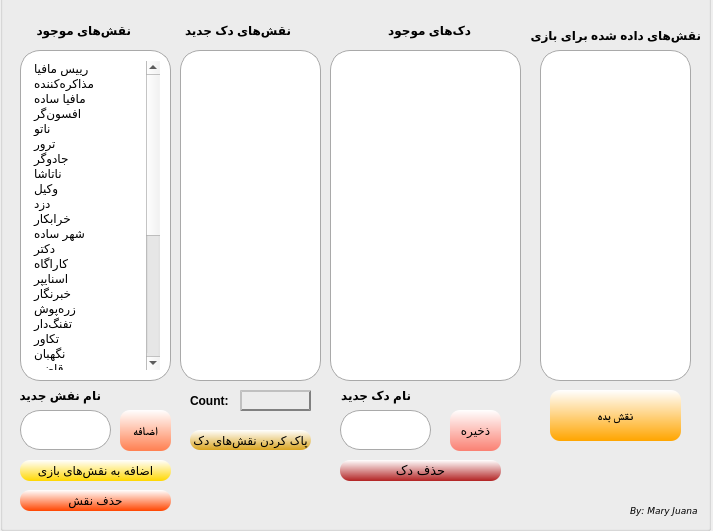
<?xml version="1.0" encoding="UTF-8"?>
<ui version="4.0">
 <class>Mafs</class>
 <widget class="QWidget" name="Mafs">
  <property name="geometry">
   <rect>
    <x>0</x>
    <y>0</y>
    <width>713</width>
    <height>531</height>
   </rect>
  </property>
  <property name="windowTitle">
   <string>Form</string>
  </property>
  <widget class="QGroupBox" name="mafsGB">
   <property name="geometry">
    <rect>
     <x>0</x>
     <y>-10</y>
     <width>711</width>
     <height>541</height>
    </rect>
   </property>
   <property name="font">
    <font>
     <pointsize>9</pointsize>
    </font>
   </property>
   <property name="title">
    <string/>
   </property>
   <widget class="QListWidget" name="availableRolesList">
    <property name="geometry">
     <rect>
      <x>20</x>
      <y>60</y>
      <width>151</width>
      <height>331</height>
     </rect>
    </property>
    <property name="styleSheet">
     <string notr="true">QListWidget{
background: white;
border: 1px solid darkgray;
border-radius: 20px;
padding: 10px;
}</string>
    </property>
    <item>
     <property name="text">
      <string>رییس مافیا</string>
     </property>
    </item>
    <item>
     <property name="text">
      <string>مذاکره‌کننده</string>
     </property>
    </item>
    <item>
     <property name="text">
      <string>مافیا ساده</string>
     </property>
    </item>
    <item>
     <property name="text">
      <string>افسون‌گر</string>
     </property>
    </item>
    <item>
     <property name="text">
      <string>ناتو</string>
     </property>
    </item>
    <item>
     <property name="text">
      <string>ترور</string>
     </property>
    </item>
    <item>
     <property name="text">
      <string>جادوگر</string>
     </property>
    </item>
    <item>
     <property name="text">
      <string>ناتاشا</string>
     </property>
    </item>
    <item>
     <property name="text">
      <string>وکیل</string>
     </property>
    </item>
    <item>
     <property name="text">
      <string>دزد</string>
     </property>
    </item>
    <item>
     <property name="text">
      <string>خرابکار</string>
     </property>
    </item>
    <item>
     <property name="text">
      <string>شهر ساده</string>
     </property>
    </item>
    <item>
     <property name="text">
      <string>دکتر</string>
     </property>
    </item>
    <item>
     <property name="text">
      <string>کاراگاه</string>
     </property>
    </item>
    <item>
     <property name="text">
      <string>اسنایپر</string>
     </property>
    </item>
    <item>
     <property name="text">
      <string>خبرنگار</string>
     </property>
    </item>
    <item>
     <property name="text">
      <string>زره‌پوش</string>
     </property>
    </item>
    <item>
     <property name="text">
      <string>تفنگ‌دار</string>
     </property>
    </item>
    <item>
     <property name="text">
      <string>تکاور</string>
     </property>
    </item>
    <item>
     <property name="text">
      <string>نگهبان</string>
     </property>
    </item>
    <item>
     <property name="text">
      <string>قاضی</string>
     </property>
    </item>
    <item>
     <property name="text">
      <string>کابوی</string>
     </property>
    </item>
    <item>
     <property name="text">
      <string>آهنگر</string>
     </property>
    </item>
    <item>
     <property name="text">
      <string>ساقی</string>
     </property>
    </item>
    <item>
     <property name="text">
      <string>گورکن</string>
     </property>
    </item>
    <item>
     <property name="text">
      <string>کشیش</string>
     </property>
    </item>
    <item>
     <property name="text">
      <string>مسیح</string>
     </property>
    </item>
    <item>
     <property name="text">
      <string>ماسون</string>
     </property>
    </item>
    <item>
     <property name="text">
      <string>تایلر</string>
     </property>
    </item>
    <item>
     <property name="text">
      <string>پرستار</string>
     </property>
    </item>
    <item>
     <property name="text">
      <string>انگل</string>
     </property>
    </item>
    <item>
     <property name="text">
      <string>دلقک</string>
     </property>
    </item>
    <item>
     <property name="text">
      <string>قلدر</string>
     </property>
    </item>
    <item>
     <property name="text">
      <string>هفت‌تیرکش</string>
     </property>
    </item>
    <item>
     <property name="text">
      <string>سایه</string>
     </property>
    </item>
   </widget>
   <widget class="QLabel" name="deviceTypeLabel">
    <property name="geometry">
     <rect>
      <x>30</x>
      <y>30</y>
      <width>101</width>
      <height>21</height>
     </rect>
    </property>
    <property name="font">
     <font>
      <pointsize>9</pointsize>
      <weight>75</weight>
      <bold>true</bold>
     </font>
    </property>
    <property name="text">
     <string>نقش‌های موجود</string>
    </property>
   </widget>
   <widget class="QLabel" name="deviceTypeLabel_2">
    <property name="geometry">
     <rect>
      <x>180</x>
      <y>30</y>
      <width>111</width>
      <height>21</height>
     </rect>
    </property>
    <property name="font">
     <font>
      <pointsize>9</pointsize>
      <weight>75</weight>
      <bold>true</bold>
     </font>
    </property>
    <property name="text">
     <string>نقش‌های دک جدید</string>
    </property>
   </widget>
   <widget class="QListWidget" name="generatedRoleList">
    <property name="geometry">
     <rect>
      <x>540</x>
      <y>60</y>
      <width>151</width>
      <height>331</height>
     </rect>
    </property>
    <property name="styleSheet">
     <string notr="true">QListWidget{
background: white;
border: 1px solid darkgray;
border-radius: 20px;
padding: 10px;
}</string>
    </property>
   </widget>
   <widget class="QPushButton" name="saveDeckPB">
    <property name="geometry">
     <rect>
      <x>450</x>
      <y>420</y>
      <width>51</width>
      <height>41</height>
     </rect>
    </property>
    <property name="styleSheet">
     <string notr="true">QPushButton{
background:  rgb(232, 232, 232);
}

QPushButton{
background-color: qlineargradient(x1: 0, y1: 0, x2: 0, y2: 1, stop: 0 white, stop: 1 salmon);
border-width: 5px;
border-radius: 10px;
font: 75 bold 9pt &quot;Cambria&quot;;
}

QPushButton:pressed {
    background-color: rgb(111, 111, 111);
    border-style: inset;
}</string>
    </property>
    <property name="text">
     <string>ذخیره</string>
    </property>
   </widget>
   <widget class="QLabel" name="deviceTypeLabel_3">
    <property name="geometry">
     <rect>
      <x>370</x>
      <y>30</y>
      <width>101</width>
      <height>21</height>
     </rect>
    </property>
    <property name="font">
     <font>
      <pointsize>9</pointsize>
      <weight>75</weight>
      <bold>true</bold>
     </font>
    </property>
    <property name="text">
     <string>دک‌های موجود</string>
    </property>
   </widget>
   <widget class="QPushButton" name="genRolesPB">
    <property name="geometry">
     <rect>
      <x>550</x>
      <y>400</y>
      <width>131</width>
      <height>51</height>
     </rect>
    </property>
    <property name="font">
     <font>
      <family>Cambria</family>
      <pointsize>9</pointsize>
      <weight>75</weight>
      <italic>false</italic>
      <bold>true</bold>
     </font>
    </property>
    <property name="styleSheet">
     <string notr="true">QPushButton{
background:  rgb(232, 232, 232);
}

QPushButton{
background-color: qlineargradient(x1: 0, y1: 0, x2: 0, y2: 1, stop: 0 white, stop: 1 orange);
border-width: 5px;
border-radius: 10px;
font: 75 bold 9pt &quot;Cambria&quot;;
}

QPushButton:pressed {
    background-color: rgb(111, 111, 111);
    border-style: inset;
}</string>
    </property>
    <property name="text">
     <string>نقش بده</string>
    </property>
   </widget>
   <widget class="QLabel" name="deviceTypeLabel_4">
    <property name="geometry">
     <rect>
      <x>530</x>
      <y>30</y>
      <width>171</width>
      <height>31</height>
     </rect>
    </property>
    <property name="font">
     <font>
      <pointsize>9</pointsize>
      <weight>75</weight>
      <bold>true</bold>
     </font>
    </property>
    <property name="text">
     <string>نقش‌های داده شده برای بازی</string>
    </property>
   </widget>
   <widget class="QLabel" name="deviceTypeLabel_5">
    <property name="geometry">
     <rect>
      <x>190</x>
      <y>400</y>
      <width>41</width>
      <height>21</height>
     </rect>
    </property>
    <property name="font">
     <font>
      <pointsize>9</pointsize>
      <weight>75</weight>
      <bold>true</bold>
     </font>
    </property>
    <property name="text">
     <string>Count:</string>
    </property>
   </widget>
   <widget class="QLabel" name="deviceTypeLabel_6">
    <property name="geometry">
     <rect>
      <x>20</x>
      <y>395</y>
      <width>81</width>
      <height>21</height>
     </rect>
    </property>
    <property name="font">
     <font>
      <pointsize>9</pointsize>
      <weight>75</weight>
      <bold>true</bold>
     </font>
    </property>
    <property name="text">
     <string>نام نفش جدید</string>
    </property>
   </widget>
   <widget class="QLineEdit" name="newRoleTB">
    <property name="geometry">
     <rect>
      <x>20</x>
      <y>420</y>
      <width>91</width>
      <height>40</height>
     </rect>
    </property>
    <property name="font">
     <font>
      <pointsize>8</pointsize>
     </font>
    </property>
    <property name="styleSheet">
     <string notr="true">QLineEdit{
background: white;
border: 1px solid darkgray;
border-radius: 20px;
padding: 5px;
}</string>
    </property>
    <property name="alignment">
     <set>Qt::AlignLeading|Qt::AlignLeft|Qt::AlignVCenter</set>
    </property>
   </widget>
   <widget class="QPushButton" name="addRolePB">
    <property name="geometry">
     <rect>
      <x>120</x>
      <y>420</y>
      <width>51</width>
      <height>41</height>
     </rect>
    </property>
    <property name="font">
     <font>
      <family>Cambria</family>
      <pointsize>9</pointsize>
      <weight>75</weight>
      <italic>false</italic>
      <bold>true</bold>
     </font>
    </property>
    <property name="styleSheet">
     <string notr="true">QPushButton{
background:  rgb(232, 232, 232);
}

QPushButton{
background-color: qlineargradient(x1: 0, y1: 0, x2: 0, y2: 1, stop: 0 white, stop: 1 coral);
border-width: 5px;
border-radius: 10px;
font: 75 bold 9pt &quot;Cambria&quot;;
}

QPushButton:pressed {
    background-color: rgb(111, 111, 111);
    border-style: inset;
}</string>
    </property>
    <property name="text">
     <string>اضافه</string>
    </property>
   </widget>
   <widget class="QListWidget" name="selectedRoleList">
    <property name="geometry">
     <rect>
      <x>180</x>
      <y>60</y>
      <width>141</width>
      <height>331</height>
     </rect>
    </property>
    <property name="styleSheet">
     <string notr="true">QListWidget{
background: white;
border: 1px solid darkgray;
border-radius: 20px;
padding: 10px;
}</string>
    </property>
   </widget>
   <widget class="QLineEdit" name="deckNameTB">
    <property name="geometry">
     <rect>
      <x>340</x>
      <y>420</y>
      <width>91</width>
      <height>40</height>
     </rect>
    </property>
    <property name="font">
     <font>
      <pointsize>8</pointsize>
     </font>
    </property>
    <property name="styleSheet">
     <string notr="true">QLineEdit{
background: white;
border: 1px solid darkgray;
border-radius: 20px;
padding: 5px;
}</string>
    </property>
    <property name="alignment">
     <set>Qt::AlignLeading|Qt::AlignLeft|Qt::AlignVCenter</set>
    </property>
   </widget>
   <widget class="QLabel" name="deviceTypeLabel_7">
    <property name="geometry">
     <rect>
      <x>340</x>
      <y>395</y>
      <width>71</width>
      <height>21</height>
     </rect>
    </property>
    <property name="font">
     <font>
      <pointsize>9</pointsize>
      <weight>75</weight>
      <bold>true</bold>
     </font>
    </property>
    <property name="text">
     <string>نام دک جدید</string>
    </property>
   </widget>
   <widget class="QLabel" name="countLabel">
    <property name="geometry">
     <rect>
      <x>240</x>
      <y>400</y>
      <width>71</width>
      <height>21</height>
     </rect>
    </property>
    <property name="styleSheet">
     <string notr="true">QLabel{
border-style: outset;
border-width: 2px;
border-color: gray;
}</string>
    </property>
    <property name="text">
     <string>&lt;html&gt;&lt;head/&gt;&lt;body&gt;&lt;p&gt;&lt;br/&gt;&lt;/p&gt;&lt;/body&gt;&lt;/html&gt;</string>
    </property>
   </widget>
   <widget class="QListWidget" name="availableDecksList">
    <property name="geometry">
     <rect>
      <x>330</x>
      <y>60</y>
      <width>191</width>
      <height>331</height>
     </rect>
    </property>
    <property name="styleSheet">
     <string notr="true">QListWidget{
background: white;
border: 1px solid darkgray;
border-radius: 20px;
padding: 10px;
}</string>
    </property>
   </widget>
   <widget class="QLabel" name="deviceTypeLabel_8">
    <property name="geometry">
     <rect>
      <x>630</x>
      <y>510</y>
      <width>81</width>
      <height>21</height>
     </rect>
    </property>
    <property name="font">
     <font>
      <family>Verdana</family>
      <pointsize>7</pointsize>
      <italic>true</italic>
     </font>
    </property>
    <property name="styleSheet">
     <string notr="true"/>
    </property>
    <property name="text">
     <string>By: Mary Juana</string>
    </property>
   </widget>
   <widget class="QPushButton" name="clearPB">
    <property name="geometry">
     <rect>
      <x>190</x>
      <y>440</y>
      <width>121</width>
      <height>20</height>
     </rect>
    </property>
    <property name="styleSheet">
     <string notr="true">QPushButton{
background:  rgb(232, 232, 232);
}

QPushButton{
background-color: qlineargradient(x1: 0, y1: 0, x2: 0, y2: 1, stop: 0 white, stop: 1 goldenrod);
border-width: 5px;
border-radius: 10px;
}

QPushButton:pressed {
    background-color: rgb(111, 111, 111);
    border-style: inset;
}</string>
    </property>
    <property name="text">
     <string>پاک کردن نقش‌های دک</string>
    </property>
   </widget>
   <widget class="QPushButton" name="removeDeckPB">
    <property name="geometry">
     <rect>
      <x>340</x>
      <y>470</y>
      <width>161</width>
      <height>21</height>
     </rect>
    </property>
    <property name="font">
     <font>
      <pointsize>10</pointsize>
      <weight>50</weight>
      <bold>false</bold>
     </font>
    </property>
    <property name="styleSheet">
     <string notr="true">QPushButton{
background:  rgb(232, 232, 232);
}

QPushButton{
background-color: qlineargradient(x1: 0, y1: 0, x2: 0, y2: 1, stop: 0 white, stop: 1 firebrick);
border-width: 5px;
border-radius: 10px;
}

QPushButton:pressed {
    background-color: rgb(111, 111, 111);
    border-style: inset;
}</string>
    </property>
    <property name="text">
     <string>حذف دک</string>
    </property>
   </widget>
   <widget class="QPushButton" name="removeRolePB">
    <property name="geometry">
     <rect>
      <x>20</x>
      <y>500</y>
      <width>151</width>
      <height>21</height>
     </rect>
    </property>
    <property name="styleSheet">
     <string notr="true">QPushButton{
background:  rgb(232, 232, 232);
}

QPushButton{
background-color: qlineargradient(x1: 0, y1: 0, x2: 0, y2: 1, stop: 0 white, stop: 1 orangered);
border-width: 5px;
border-radius: 10px;
}

QPushButton:pressed {
    background-color: rgb(111, 111, 111);
    border-style: inset;
}</string>
    </property>
    <property name="text">
     <string>حذف نقش</string>
    </property>
   </widget>
   <widget class="QPushButton" name="instantAddPB">
    <property name="geometry">
     <rect>
      <x>20</x>
      <y>470</y>
      <width>151</width>
      <height>21</height>
     </rect>
    </property>
    <property name="toolTip">
     <string comment="این دکمه نقش انتخاب شدن در ستون نقش‌های موجود را به ستون نقش‌های داده شده برای بازی اضافه می‌کند. استفاده آن برای زمانی است که یکی دو نقش اضافه قرار است به یک دک اضافه شوند."/>
    </property>
    <property name="toolTipDuration">
     <number>3</number>
    </property>
    <property name="styleSheet">
     <string notr="true">QPushButton{
background:  rgb(232, 232, 232);
}

QPushButton{
background-color: qlineargradient(x1: 0, y1: 0, x2: 0, y2: 1, stop: 0 white, stop: 1 gold);
border-width: 5px;
border-radius: 10px;
}

QPushButton:pressed {
    background-color: rgb(111, 111, 111);
    border-style: inset;
}</string>
    </property>
    <property name="text">
     <string>اضافه به نقش‌های بازی</string>
    </property>
   </widget>
  </widget>
 </widget>
 <resources/>
 <connections/>
</ui>
